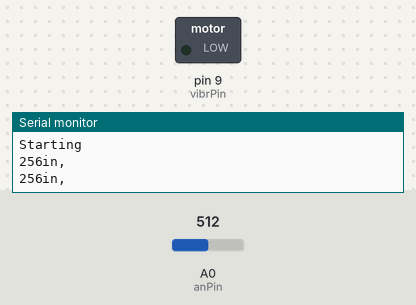
This sketch was run on a simulated Arduino Uno, built with avr-gcc and run on an emulated ATmega328P. Parts: switched loads named in the sketch (green lamp = pin HIGH), the last lines printed to the serial monitor. The inputs (shaded band) are chosen by the test bench; at power-on: A0 (anPin) = 512.

Above: at 1.2 s.
1.3 s: A0 (anPin) set to 313
3.2 s: A0 (anPin) set to 297
At 5.0 s:
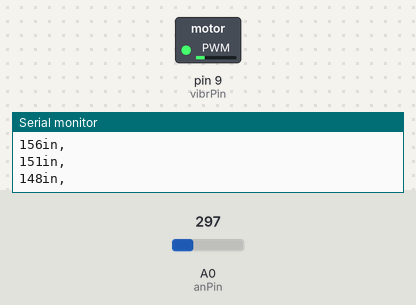
5.3 s: A0 (anPin) set to 122
At 6.9 s:
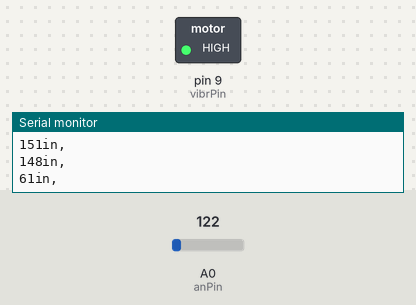
Timing chart, 0 to 8.4 s (numbered marks = the images above; inputs shaded):
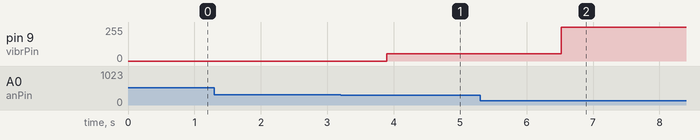

The sketch:

maker_faire.ino
```cpp
//Feel free to use this code.
//Please be respectful by acknowledging the author in the code if you use or modify it.
//Author: Bruce Allen
//Date: 23/07/09

//Analog pin 1 for reading in the analog voltage from the MaxSonar device.
//This variable is a constant because the pin will not change throughout execution of this code.
const int anPin = 0;

//variables needed to store values
long anVolt, inches, cm;
int sum=0;//Create sum variable so it can be averaged
int avgrange=25;//Quantity of values to average (sample size)

int vibrPin = 9;

void setup() {
  //This opens up a serial connection to shoot the results back to the PC console
  Serial.begin(9600);
  Serial.println("Starting");
  Serial.println();
  pinMode(vibrPin, OUTPUT);
  pinMode(anPin, INPUT);
}
void loop() {
  //MaxSonar Analog reads are known to be very sensitive. See the Arduino forum for more information.
  //A simple fix is to average out a sample of n readings to get a more consistant reading.\\
  //Even with averaging I still find it to be less accurate than the pw method.\\
  //This loop gets 60 reads and averages them

  for(int i = 0; i < avgrange ; i++)
  {
    //Used to read in the analog voltage output that is being sent by the MaxSonar device.
    //Scale factor is (Vcc/512) per inch. A 5V supply yields ~9.8mV/in
    //Arduino analog pin goes from 0 to 1024, so the value has to be divided by 2 to get the actual inches
    anVolt = analogRead(anPin)/2;
    sum += anVolt;
    delay(5);
  }
  int time = millis();
  inches = sum/avgrange;
  Serial.print(inches);
  inches = inches - 100;
  Serial.print("in, ");
  Serial.println();
  if(inches <= 48) {
    analogWrite(vibrPin, (inches * 4.16 * -1) + 255 ); //4.16 taken from 200 / 48
    delay(2000); //2 secs is enough time to notify them
    //analogWrite(vibrPin, 0);
  }
  else {
    analogWrite(vibrPin, 0);
  }
  //reset sample total
  sum = 0;
  delay(500);

}
```

Measured:
- the behaviour switches between 298 and 297 on A0 (anPin) (found by bisection; images 0 and 1)
- after the input at 3.2 s, pin 9 (vibrPin): 0/255 → 55/255 after 0.70 s
- after the input at 5.3 s, pin 9 (vibrPin): 55/255 → 255/255 after 1.2 s
